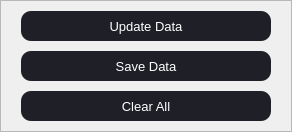
                   <widget class="QFrame" name="frame_4">
                    <property name="maximumSize">
                     <size>
                      <width>400</width>
                      <height>16777215</height>
                     </size>
                    </property>
                    <property name="frameShape">
                     <enum>QFrame::StyledPanel</enum>
                    </property>
                    <property name="frameShadow">
                     <enum>QFrame::Raised</enum>
                    </property>
                    <layout class="QVBoxLayout" name="verticalLayout_6">
                     <property name="spacing">
                      <number>10</number>
                     </property>
                     <property name="leftMargin">
                      <number>20</number>
                     </property>
                     <property name="topMargin">
                      <number>10</number>
                     </property>
                     <property name="rightMargin">
                      <number>20</number>
                     </property>
                     <property name="bottomMargin">
                      <number>10</number>
                     </property>
                     <item>
                      <widget class="QPushButton" name="btn_update_data">
                       <property name="minimumSize">
                        <size>
                         <width>250</width>
                         <height>30</height>
                        </size>
                       </property>
                       <property name="maximumSize">
                        <size>
                         <width>16777215</width>
                         <height>30</height>
                        </size>
                       </property>
                       <property name="font">
                        <font>
                         <family>MS Sans Serif</family>
                         <pointsize>10</pointsize>
                        </font>
                       </property>
                       <property name="styleSheet">
                        <string notr="true">QPushButton{
	color: rgb(255, 255, 255);
	background-color: rgb(31, 32, 39);
	border-radius:10px;
}

QPushButton::hover{
	background-color: rgb(57, 57, 63);
}</string>
                       </property>
                       <property name="text">
                        <string>Update Data</string>
                       </property>
                      </widget>
                     </item>
                     <item>
                      <widget class="QPushButton" name="btn_save_data">
                       <property name="minimumSize">
                        <size>
                         <width>250</width>
                         <height>30</height>
                        </size>
                       </property>
                       <property name="maximumSize">
                        <size>
                         <width>16777215</width>
                         <height>30</height>
                        </size>
                       </property>
                       <property name="font">
                        <font>
                         <family>MS Sans Serif</family>
                         <pointsize>10</pointsize>
                        </font>
                       </property>
                       <property name="styleSheet">
                        <string notr="true">QPushButton{
	color: rgb(255, 255, 255);
	background-color: rgb(31, 32, 39);
	border-radius:10px;
}

QPushButton::hover{
	background-color: rgb(57, 57, 63);
}</string>
                       </property>
                       <property name="text">
                        <string>Save Data</string>
                       </property>
                      </widget>
                     </item>
                     <item>
                      <widget class="QPushButton" name="btn_clear">
                       <property name="minimumSize">
                        <size>
                         <width>250</width>
                         <height>30</height>
                        </size>
                       </property>
                       <property name="maximumSize">
                        <size>
                         <width>16777215</width>
                         <height>30</height>
                        </size>
                       </property>
                       <property name="font">
                        <font>
                         <family>MS Sans Serif</family>
                         <pointsize>10</pointsize>
                        </font>
                       </property>
                       <property name="styleSheet">
                        <string notr="true">QPushButton{
	color: rgb(255, 255, 255);
	background-color: rgb(31, 32, 39);
	border-radius:10px;
}

QPushButton::hover{
	background-color: rgb(57, 57, 63);
}</string>
                       </property>
                       <property name="text">
                        <string>Clear All</string>
                       </property>
                      </widget>
                     </item>
                    </layout>
                   </widget>
